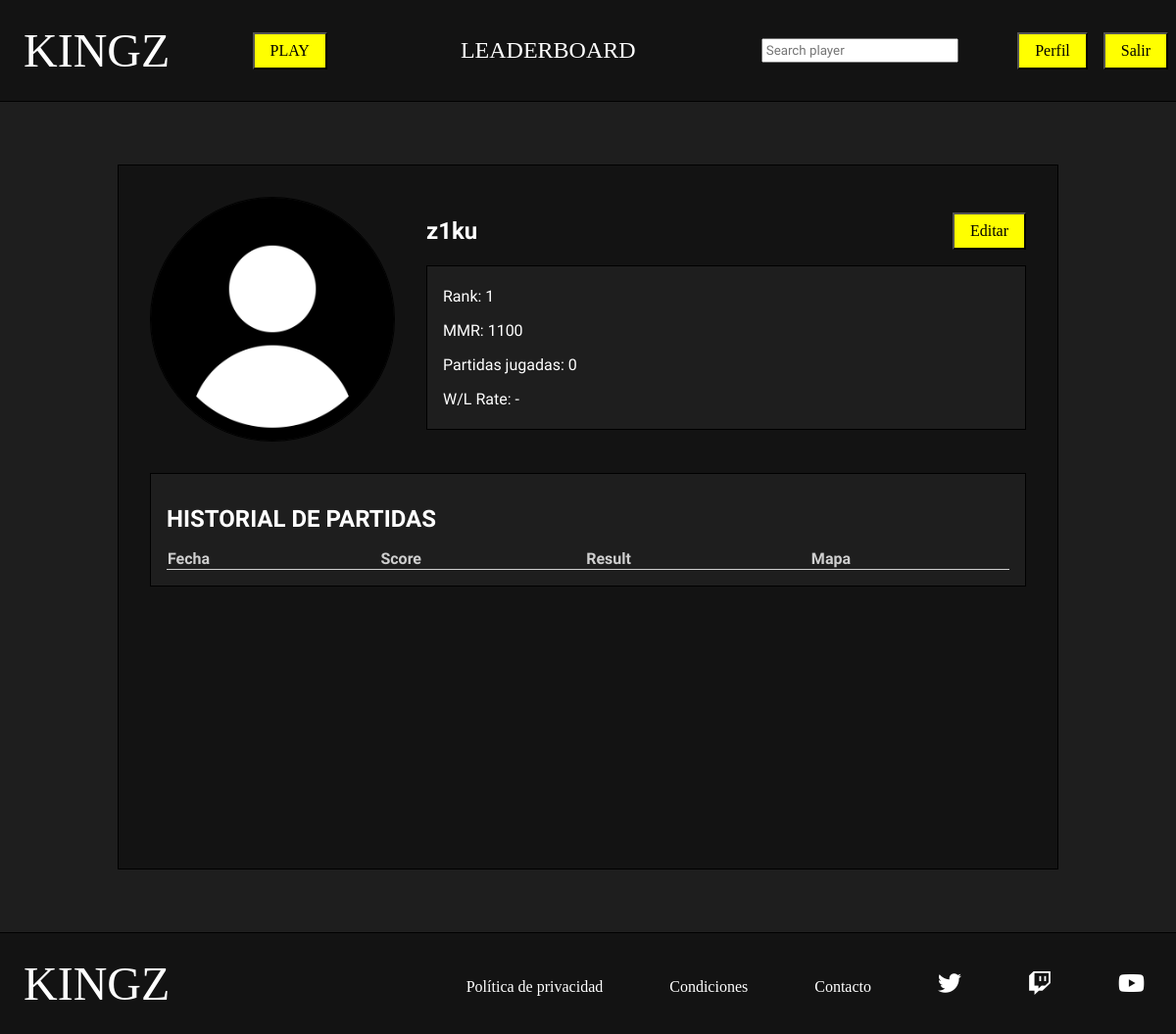
The page /php/perfil.php (signed in) on the database as committed earlier.
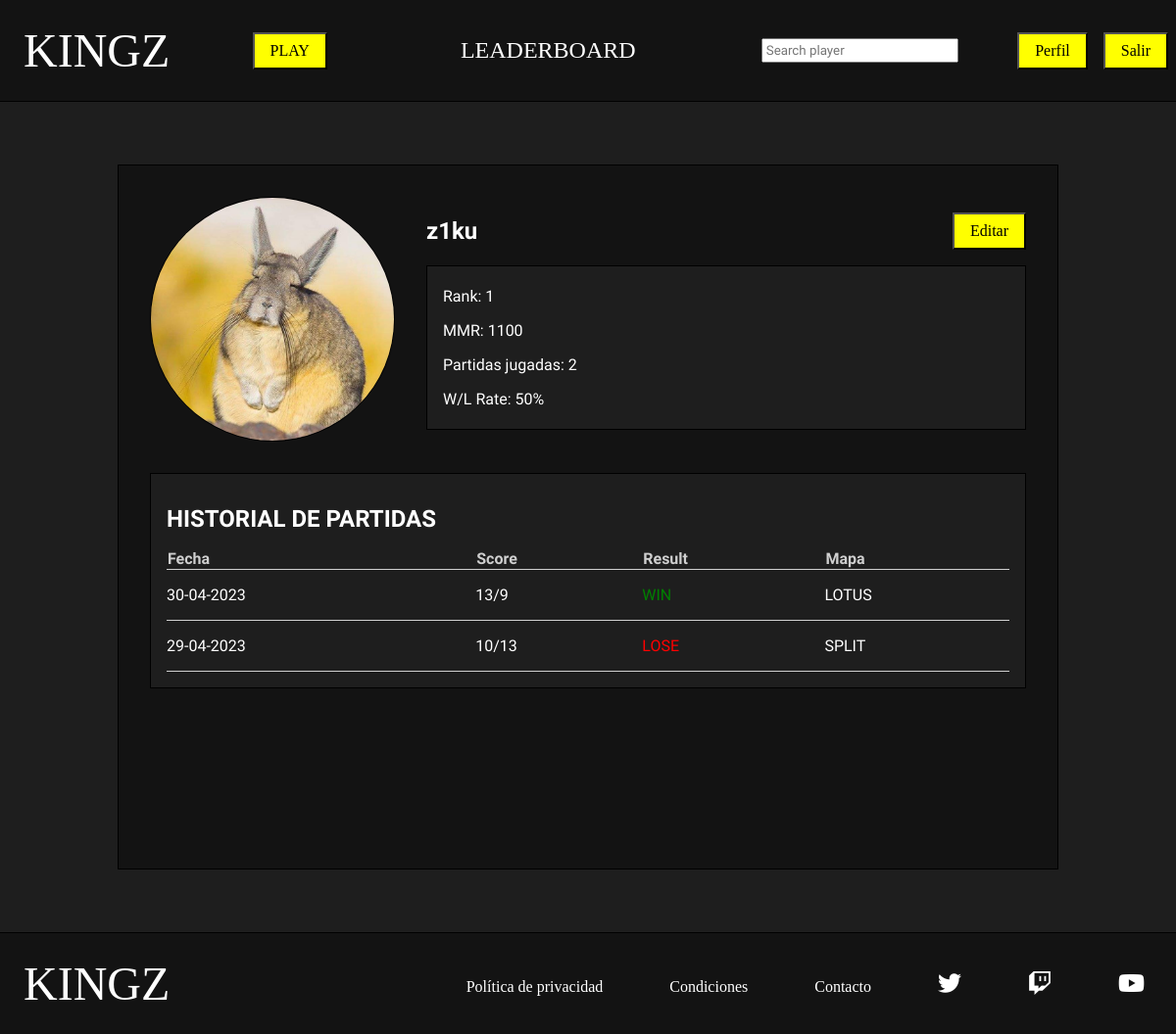
The same page on the database as committed later.
### tables this page shows
CREATE TABLE `usuario` (
  `id` bigint(20) UNSIGNED NOT NULL,
  `nick` varchar(20) NOT NULL,
  `pass` varchar(100) NOT NULL,
  `correo` varchar(50) DEFAULT NULL,
  `foto` varchar(50) DEFAULT NULL,
  `mmr` int(5) UNSIGNED DEFAULT NULL,
  `estado` tinyint(1) UNSIGNED DEFAULT NULL,
  `en_partida` tinyint(1) UNSIGNED DEFAULT NULL,
  `buscando` tinyint(1) UNSIGNED DEFAULT NULL
);

CREATE TABLE `partida` (
  `id` bigint(20) UNSIGNED NOT NULL,
  `resultado_a` int(2) UNSIGNED NOT NULL,
  `resultado_b` int(2) UNSIGNED NOT NULL,
  `fecha` date NOT NULL,
  `estado` tinyint(1) UNSIGNED NOT NULL,
  `id_mapa` bigint(20) UNSIGNED NOT NULL
);

CREATE TABLE `mapa` (
  `id` bigint(20) UNSIGNED NOT NULL,
  `nombre` varchar(50) NOT NULL,
  `foto` varchar(50) NOT NULL
);

### php/perfil.php (the view, shortened to what this page needs)
<?php
    require_once "funciones.php";
?>
<!DOCTYPE html>
<html lang="en">
<head>
    <link rel="stylesheet" href="../css/estilos.css">
    <link rel="stylesheet" href="https://cdnjs.cloudflare.com/ajax/libs/font-awesome/6.2.0/css/all.min.css" />
</head>
<body>
    <?php
        if(isset($_SESSION['nick']) && isset($_SESSION['pass'])){
            $nick=$_SESSION['nick'];
            $pass=$_SESSION['pass'];
            $esAdmin=comprobarAdmin($nick,$pass);
            if($esAdmin){
                headerAdmin();
                $tipo_usu="admin";
            }else{
                headerPlayer();
            }
        }else{
            headerGuest();
            $tipo_usu="guest";
        }
    ?>
    <main>
        <section id="perfil_jugador" class="seccion">
            <?php
                $id=id_jugador_por_nick($nick);
                $datos_jugador=jugador_por_id($id);
            ?>
            <div id="jugador">
                <?php
                    if($datos_jugador['foto']!=null){
                        echo "<img src=\"../img/jugador/$datos_jugador[foto]\">";
                    }else{
                        echo "<img src=\"../img/jugador/jugador.png\">";
                    }
                ?>
                <div id="datos_jugador">
                    <div id="cabecera_perfil_jugador">
                        <?php
                            echo "<h2>$datos_jugador[nick]</h2>";
                            if($datos_jugador['nick']==$nick){
                                echo '<form action="editar_perfil.php" method="post">
                                <input type="submit" id="editar_perfil" name="editar_perfil" value="Editar">
                                <input type="hidden" name="id_usuario" value="'.$id.'">
                                </form>';
                            }
                        ?>
                    </div>
                    <div id="estadisticas">
                        <div>
                            <?php
                                $rank=obtener_rank_jugador($id);
                                echo "<p>Rank: $rank</p>";
                                echo "<p>MMR: $datos_jugador[mmr]</p>";
                                $partidas_totales=partidas_totales($id);
                                if($partidas_totales>0){
                                    $partidas_ganadas=partidas_ganadas($id);
                                    $win_rate=($partidas_ganadas/$partidas_totales) * 100;
                                    $win_truncado = intval($win_rate);
                                    echo "<p>Partidas jugadas: $partidas_totales</p>";
                                    echo "<p>W/L Rate: $win_truncado%</p>";
                                }else{
                                    echo "<p>Partidas jugadas: 0</p>";
                                    echo "<p>W/L Rate: -</p>";
                                }
                            ?>
                        </div>
                    </div>
                </div>
            </div>
            <div id="historial_jugador">
                <?php
                    $historial=obtener_historial_partidas($id);
                ?>
                <h2>HISTORIAL DE PARTIDAS</h2>
                <table>
                    <thead>
                        <tr>
                            <th>Fecha</th>
                            <th>Score</th>
                            <th>Result</th>
                            <th>Mapa</th>
                        </tr>
                    </thead>
                    <tbody>
                        <?php
                            if($historial!=null){
                                for($i=0;$i<count($historial);$i++){
                                    $fecha=date("d-m-Y",strtotime($historial[$i]['fecha']));
                                    echo '<tr>
                                    <td>'.$fecha.'</td>
                                    <td>'.$historial[$i]['resultado_a'].'/'.$historial[$i]['resultado_b'].'</td>';
                                    if($historial[$i]['ganado']==true){
                                        echo '<td class="win">WIN</td>';
                                    }else{
                                        echo '<td class="lose">LOSE</td>';
                                    }
                                    echo '<td>'.$historial[$i]['mapa'].'</td>
                                    </tr>';
                                }
                            }
                        ?>
                    </tbody>
                </table>
            </div>
        </section>
    </main>
    <?php
        footer();
    ?>
</body>
</html>

### php/funciones.php (shortened to what this page needs)
<?php
    function conectarServidor(){
        $con=new mysqli('localhost', 'root', '', 'kingz');
        $con->set_charset('utf8');
        return $con;
    }
    function comprobarAdmin($nick,$pass){
        $con=conectarServidor();
        $buscar=$con->prepare("SELECT id from usuario where nick=? and pass=?");
        $buscar->bind_result($id);
        $buscar->bind_param("ss",$nick,$pass);
        $buscar->execute();
        if($id===0){
            $res=true;
        }else{
            $res=false;
        }
        return $res;
    }
    function id_jugador_por_nick($nick){
        $con = conectarServidor();
        $sentencia = "SELECT id from usuario where nick=?";
        $buscar = $con->prepare($sentencia);
        $buscar->bind_param("s", $nick);
        $buscar->execute();
        $buscar->store_result();
        if ($buscar->num_rows > 0) {
            $buscar->bind_result($id);
        } else {
            $id = null;
        }
        return $id;
    }
    function jugador_por_id($id){
        $con=conectarServidor();
        $buscar=$con->query("SELECT * from usuario where id=$id");
        if($buscar->num_rows>0){
            $fila=$buscar->fetch_array(MYSQLI_ASSOC);
            $datos['id']=$fila['id'];
            $datos['nick']=$fila['nick'];
            $datos['pass']=$fila['pass'];
            $datos['correo']=$fila['correo'];
            $datos['foto']=$fila['foto'];
            $datos['mmr']=$fila['mmr'];
            $datos['estado']=$fila['estado'];
            $datos['en_partida']=$fila['en_partida'];
            $datos['buscando']=$fila['buscando'];
        }else{
            $datos=null;
        }
        return $datos;
    }
    function partidas_totales($id){
        $con=conectarServidor();
        $sentencia="SELECT count(*) from participa where id_usuario=$id";
        $resultado=$con->query($sentencia);
        $fila=$resultado->fetch_array(MYSQLI_NUM);
        $num=$fila[0];
        return $num;
    }
    function partidas_ganadas($id){
        $con=conectarServidor();
        $sentencia="SELECT count(id_usuario) from participa,partida where id_partida=id and id_usuario=$id and (
            (participa.equipo = 'A' and partida.resultado_a > partida.resultado_b) or (participa.equipo = 'B' and partida.resultado_b > partida.resultado_a)
        )";
        $resultado=$con->query($sentencia);
        $fila=$resultado->fetch_array(MYSQLI_NUM);
        $num=$fila[0];
        return $num;
    }
    function obtener_rank_jugador($id){
        $con = conectarServidor();
        $consulta = "SELECT id, nick, mmr,
                    (select count(*) from usuario where id <> 0 and estado=1 and (mmr > u.mmr or (mmr = u.mmr and id <= u.id))) as posicion
                    from usuario u
                    where id = $id";
        $resultado=$con->query($consulta);
        if($resultado->num_rows > 0){
            $fila=$resultado->fetch_assoc();
            $rank=$fila['posicion'];
        } else {
            $rank=null;
        }
        return $rank;
    }
    function obtener_historial_partidas($id){
        $con=conectarServidor();
        $consulta="SELECT partida.*,participa.equipo,mapa.nombre nommap from partida,participa,mapa where id_mapa=mapa.id and id_partida=partida.id and partida.estado=1 and id_usuario=$id order by fecha desc limit 10";
        $resultado=$con->query($consulta);
        if($resultado->num_rows>0){
            $i=0;
            while($fila=$resultado->fetch_array(MYSQLI_ASSOC)){
                $datos[$i]['id']=$fila['id'];
                $datos[$i]['resultado_a']=$fila['resultado_a'];
                $datos[$i]['resultado_b']=$fila['resultado_b'];
                $datos[$i]['fecha']=$fila['fecha'];
                $datos[$i]['mapa']=$fila['nommap'];
                if($fila['equipo']=='A' && $fila['resultado_a']>$fila['resultado_b']) {
                    $datos[$i]['ganado'] = true;
                }else if($fila['equipo']=='B' && $fila['resultado_b']>$fila['resultado_a']) {
                    $datos[$i]['ganado']=true;
                }else{
                    $datos[$i]['ganado']=false;
                }
                $i++;
            }
        }else{
            $datos=null;
        }
        return $datos;
    }
    function headerPlayer(){
        echo '<header>
            <a href="../index.php" class="logo">KINGZ</a>
            <nav>
                <form action="play.php" method="post">
                    <input type="submit" id="btn-play" name="play" value="PLAY">
                </form>
                <a href="leaderboard.php">LEADERBOARD</a>
                <form action="buscar_perfil.php" method="post">
                    <input placeholder="Search player" id="buscar_perfil" name="buscador">
                </form>
            </nav>
            <div class="headerLogin">
                <form action="perfil.php" method="post">
                    <input type="submit" id="btn-perfil" name="perfil" value="Perfil">
                </form>
                <form action="cerrar_sesion.php" method="post">
                    <input type="submit" id="btn-salir" name="salir" value="Salir">
                </form>
            </div>
        </header>';
    }
    function footer(){
        echo '<footer>
            <a href="../index.php" class="logo">KINGZ</a>
            <div>
                <a href="#">Política de privacidad</a>
                <a href="#">Condiciones</a>
                <a href="#">Contacto</a>
                <a href="#"><i class="fa-brands fa-twitter"></i></a>
                <a href="#"><i class="fa-brands fa-twitch"></i></a>
                <a href="#"><i class="fa-brands fa-youtube"></i></a>
            </div>
        </footer>';
    }
?>

### css/estilos.css (style rules this page uses)
* { box-sizing: border-box; }
body { margin: 0%; background-color: #1e1e1e; font-family: 'Play', sans-serif; color: white; }
img { max-width: 100%; }
header { display: flex; align-items: center; justify-content: space-between; flex-wrap: wrap; background-color: #131313; border-bottom: 1px solid black; position: sticky; width: 100%; top: 0%; left: 0%; z-index: 999; font-family: "Jeju"; }
.logo { color: white; text-decoration: none; font-size: 3rem; margin: 1.5rem; }
header input[type=submit] { background-color: yellow; padding: 0.5rem 1rem; font-family: inherit; font-size: 1rem; margin: 0.5rem; }
nav { display: flex; align-items: center; justify-content: space-between; flex-wrap: wrap; }
nav a { color: white; text-decoration: none; font-size: 1.5rem; margin: 1.5rem 8rem; }
nav input { font-family: "Play"; padding: 0.2rem; }
.headerLogin { display: flex; }
.seccion { width: 80%; margin: 4rem auto; min-height: 90vh; }
#perfil_jugador { display: flex; flex-direction: column; background-color: #131313; border: 1px solid black; padding: 2rem; color: white; }
#cabecera_perfil_jugador { display: flex; align-items: center; justify-content: space-between; }
#perfil_jugador h2 { margin: 1rem 0; }
#editar_perfil { background-color: yellow; padding: 0.5rem 1rem; font-family: "Jeju"; font-size: 1rem; margin: 1rem 0; }
#jugador { display: flex; width: 100%; }
#jugador img { border: 1px solid black; width: 250px; height: 250px; object-fit: cover; margin-right: 2rem; border-radius: 100%; }
#datos_jugador { display: flex; flex-direction: column; width: 100%; }
#estadisticas { display: flex; flex-wrap: wrap; background-color: #1e1e1e; padding: 0.3rem 1rem; border: 1px solid black; }
#historial_jugador { margin-top: 2rem; padding: 1rem; background-color: #1e1e1e; border: 1px solid black; }
#historial_jugador table { border-collapse: collapse; width: 100%; }
#historial_jugador tr { border-bottom: 1px solid #cfcfcf; }
#historial_jugador td { padding: 1rem 0; }
#historial_jugador th { text-align: start; color: #cfcfcf; }
.win { color: green; }
.lose { color: red; }
footer { display: flex; align-items: center; justify-content: space-between; flex-wrap: wrap; background-color: #131313; border-top: 1px solid black; font-family: "Jeju"; }
footer a { text-decoration: none; color: white; margin: 0rem 2rem; }
footer i { font-size: 1.5rem; }

Rows that differ between the two databases and show on the page:
changed usuario "z1ku": foto: picture added
added partida: fecha "30-04-2023", resultado_a "13", resultado_b "9", shows "WIN", id_mapa.nombre "LOTUS"
added partida: fecha "29-04-2023", resultado_a "10", resultado_b "13", shows "LOSE", id_mapa.nombre "SPLIT"
Other text that changed with them:
$partidas_totales: (not shown) → "2"
$win_truncado: (not shown) → "50"
text no longer shown: "Partidas jugadas: 0 W/L Rate: -"
text now shown: "Partidas jugadas: W/L Rate: %"
